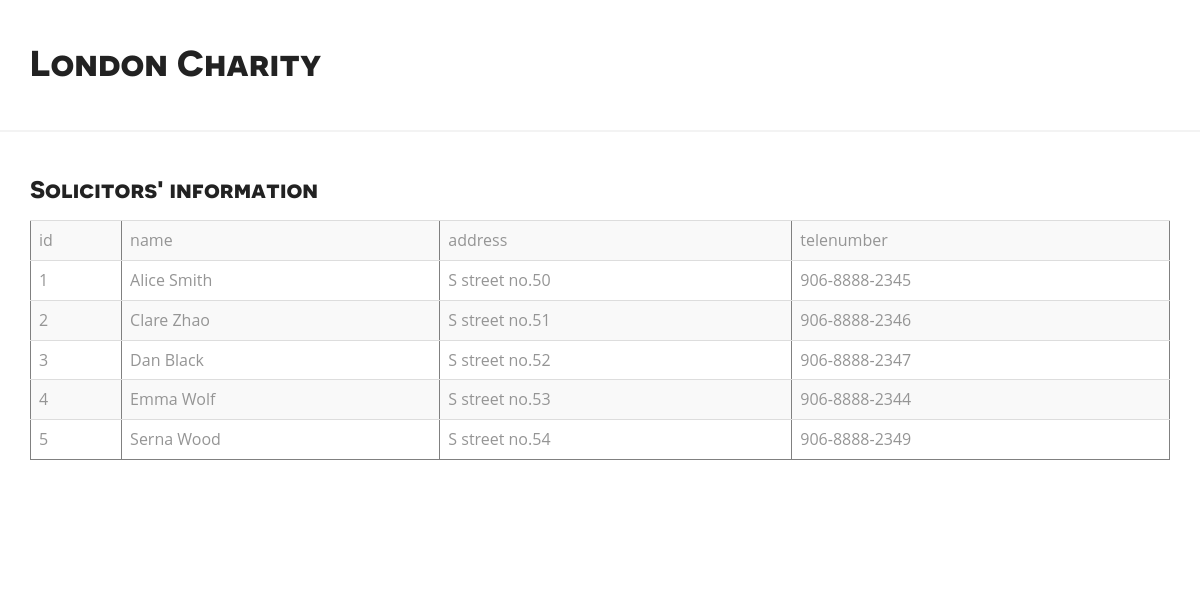
The page /soliinfo.php on the database its author committed.
### tables this page shows
CREATE TABLE `solicitor` (
  `Id` int(11) NOT NULL AUTO_INCREMENT,
  `name` varchar(255) DEFAULT NULL,
  `address` varchar(255) DEFAULT NULL,
  `telenumber` varchar(255) DEFAULT NULL,
  PRIMARY KEY (`Id`)
);

### soliinfo.php (the view, shortened to what this page needs)
<?php
include 'dbin.php';
$query = "SELECT * FROM solicitor";
$result = mysqli_query($mysql,$query);
?>
<!DOCTYPE div PUBLIC "-//W3C//DTD HTML 4.01 Transitional//EN" "http://www.w3.org/TR/html4/loose.dtd">
<head>
<link href="bootstrap/css/bootstrap.css" rel="stylesheet" type="text/css" />
</head>
<body>
<div> <?php include "header.php" ?></div>
<section id="about" class="content-section clearfix" style="padding-top:150px;">
<div class="container">
<h2>Solicitors' information</h2>
<table class="table table-striped table-hover" width="80%" border="1" cellspacing="0" cellpadding="1">
  <tr>
    <td>id</td>
    <td>name</td>
    <td>address</td>
    <td>telenumber</td>
  </tr>
<?php while ($num_rows = mysqli_fetch_array($result)){
?>
	  <tr>
	    <td> <?php echo $num_rows["Id"]?></td>
	    <td><?php echo $num_rows["name"]?></td>
	    <td><?php echo $num_rows["address"]?></td>
	    <td><?php echo $num_rows["telenumber"]?></td>
	  </tr>
<?php }?>
</table>
</div>
</section>
</body>

### header.php (shortened to what this page needs)
  <head>
        <link href="bootstrap/css/bootstrap.css" rel="stylesheet" media="screen">
		<link href="css/animate.css" rel="stylesheet" media="screen">
        <link href="css/templatemo_style.css" rel="stylesheet" media="screen">
    </head>
<html>
<body>
<header id="header" class="site-header" role="banner">
	    <div class="container">
		<div class="row">
		    <div class="col-md-4 logo">
			<a href="index.php"><h1 style="margin-top:10px">London Charity</h1></a>
		    </div>
		</div>
	    </div>
        </header>
</body>
</html>

### rows shown on the page
solicitor: Id "1", name "Alice Smith", address "S street no.50", telenumber "906-8888-2345"
solicitor: Id "2", name "Clare Zhao", address "S street no.51", telenumber "906-8888-2346"
solicitor: Id "3", name "Dan Black", address "S street no.52", telenumber "906-8888-2347"
solicitor: Id "4", name "Emma Wolf", address "S street no.53", telenumber "906-8888-2344"
solicitor: Id "5", name "Serna Wood", address "S street no.54", telenumber "906-8888-2349"
